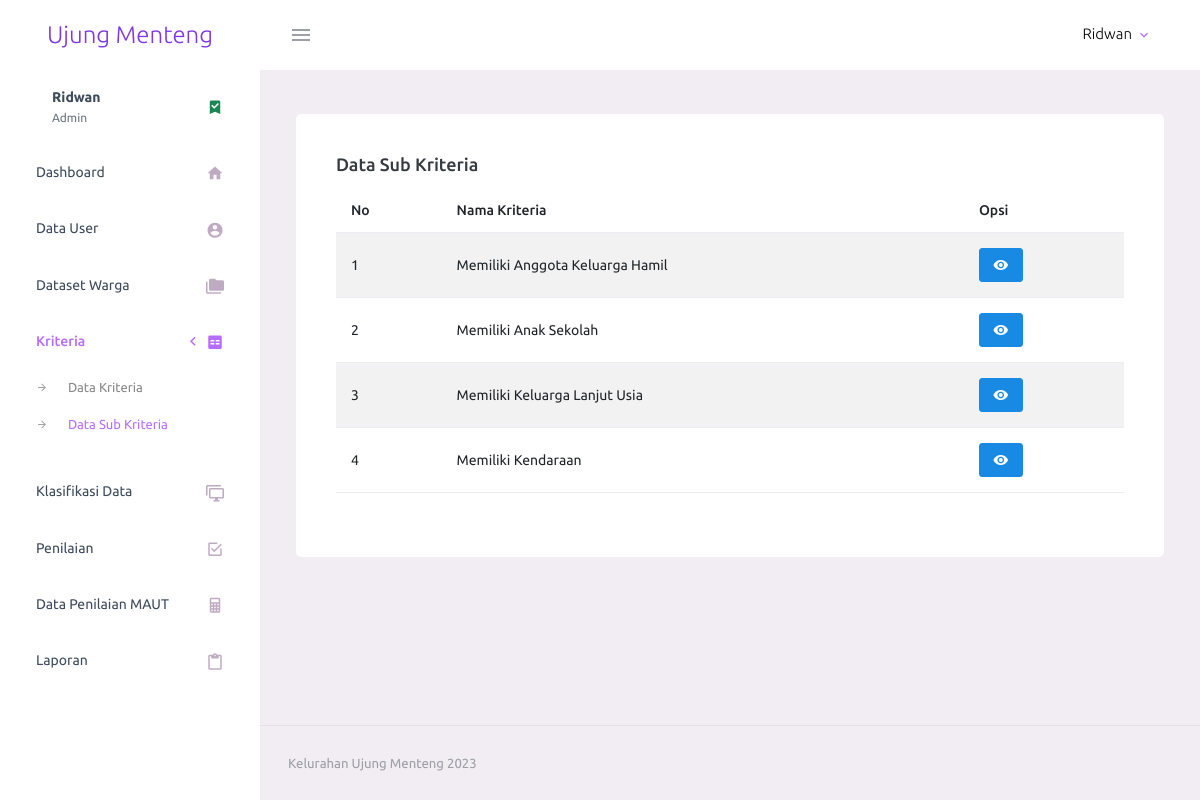
The page /pages/data-subkriteria.php (signed in) on the database its author committed.
### tables this page shows
CREATE TABLE `kriteria` (
  `id` int(11) NOT NULL,
  `kode_kriteria` varchar(5) NOT NULL,
  `nama_kriteria` varchar(100) NOT NULL,
  `bobot` int(10) NOT NULL
);

### pages/data-subkriteria.php (the view, shortened to what this page needs)
<?php
    require_once "../koneksi.php";
?>
<!DOCTYPE html>
<html lang="en">
  <head>
    <link rel="stylesheet" href="../assets/vendors/mdi/css/materialdesignicons.min.css">
    <link rel="stylesheet" href="../assets/vendors/css/vendor.bundle.base.css">
    <link rel="stylesheet" href="../assets/css/style.css">
  </head>
  <body>
    <div class="container-scroller">
      <?php include '../partials/_navbar.php'; ?>
      <div class="container-fluid page-body-wrapper">
        <?php include '../partials/_sidebar.php' ?>
        <div class="main-panel">
          <div class="content-wrapper">
            <div class="row">
              <div class="col-lg-12 grid-margin stretch-card">
                <div class="card">
                  <div class="card-body">
                    <h4 class="card-title">Data Sub Kriteria</h4>
                    <table id="example1" class="table table-striped mb-4">
                      <thead>
                        <tr>
                          <th> No </th>
                          <th> Nama Kriteria </th>
                          <th> Opsi </th>
                        </tr>
                      </thead>
                      <tbody>
                          <?php
                            $i = 1;
                            $query = "SELECT * FROM kriteria";
                            $result = mysqli_query($conn, $query);
                            while($row = mysqli_fetch_assoc($result)) {
                          ?>
                        <tr>
                            <td><?= $i++; ?></td>
                            <td><?= $row['nama_kriteria'] ?></td>
                          <td><a href="tambah-sub.php?kode=<?= $row['kode_kriteria'];?>" class="btn btn-info btn-sm"><i class="mdi mdi-eye menu-icon"></i></a></td>
                        </tr>
                        <?php }?>
                      </tbody>
                    </table>
                  </div>
                </div>
              </div>
            </div>
          </div>
          <?php include '../partials/_footer.php' ?>
        </div>
      </div>
    </div>
  </body>
</html>

### rows shown on the page
kriteria: nama_kriteria "Memiliki Anggota Keluarga Hamil"
kriteria: nama_kriteria "Memiliki Anak Sekolah"
kriteria: nama_kriteria "Memiliki Keluarga Lanjut Usia"
kriteria: nama_kriteria "Memiliki Kendaraan"

### other values the page prints
$_SESSION['name'] "Ridwan"
$_SESSION['role'] "Admin"
